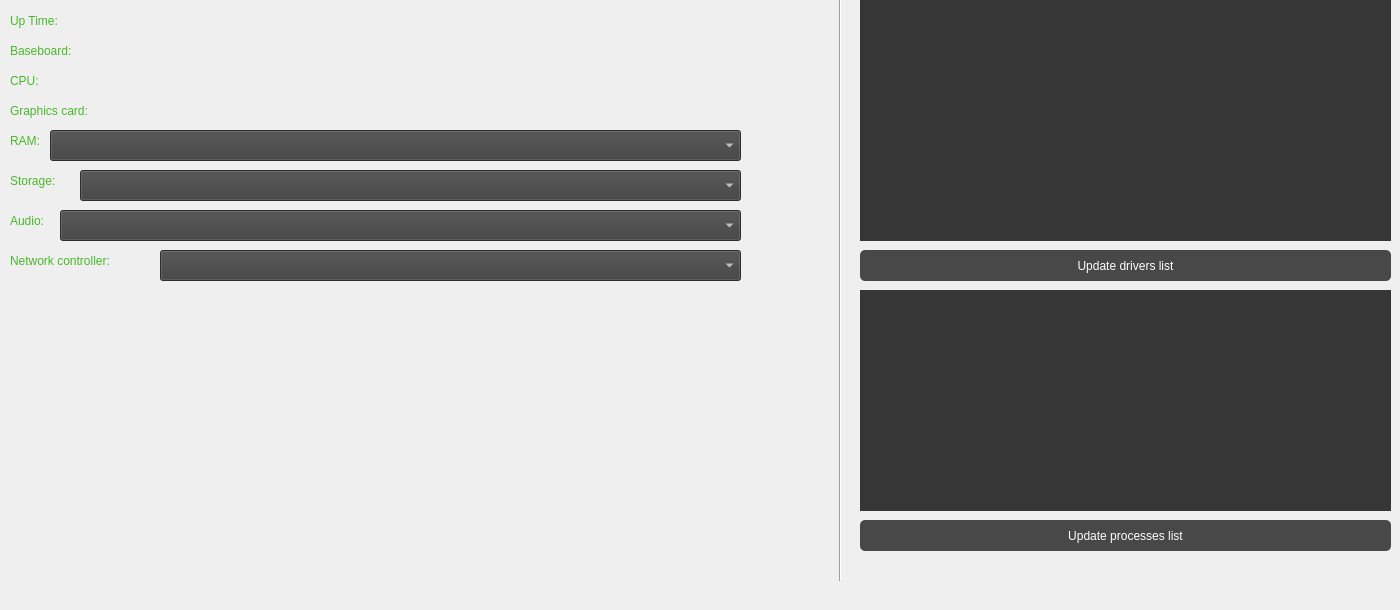
    <widget class="QWidget" name="overview">
     <attribute name="title">
      <string>Overview</string>
     </attribute>
     <widget class="Line" name="line">
      <property name="geometry">
       <rect>
        <x>830</x>
        <y>-20</y>
        <width>21</width>
        <height>601</height>
       </rect>
      </property>
      <property name="orientation">
       <enum>Qt::Vertical</enum>
      </property>
     </widget>
     <widget class="QLabel" name="upTimeLabel">
      <property name="geometry">
       <rect>
        <x>80</x>
        <y>10</y>
        <width>491</width>
        <height>21</height>
       </rect>
      </property>
      <property name="styleSheet">
       <string notr="true">color: rgb(214, 214, 214);
font: 14pt &quot;ГОСТ тип А&quot;;</string>
      </property>
      <property name="text">
       <string/>
      </property>
     </widget>
     <widget class="QLabel" name="motherBoardNameTempLabel">
      <property name="geometry">
       <rect>
        <x>100</x>
        <y>40</y>
        <width>631</width>
        <height>21</height>
       </rect>
      </property>
      <property name="styleSheet">
       <string notr="true">color: rgb(214, 214, 214);
font: 14pt &quot;ГОСТ тип А&quot;;</string>
      </property>
      <property name="text">
       <string/>
      </property>
     </widget>
     <widget class="QLabel" name="cpuNameTempLabel">
      <property name="geometry">
       <rect>
        <x>50</x>
        <y>70</y>
        <width>681</width>
        <height>21</height>
       </rect>
      </property>
      <property name="styleSheet">
       <string notr="true">color: rgb(214, 214, 214);
font: 14pt &quot;ГОСТ тип А&quot;;</string>
      </property>
      <property name="text">
       <string/>
      </property>
     </widget>
     <widget class="QLabel" name="GPUNameTempLabel">
      <property name="geometry">
       <rect>
        <x>120</x>
        <y>100</y>
        <width>621</width>
        <height>21</height>
       </rect>
      </property>
      <property name="styleSheet">
       <string notr="true">color: rgb(214, 214, 214);
font: 14pt &quot;ГОСТ тип А&quot;;</string>
      </property>
      <property name="text">
       <string/>
      </property>
     </widget>
     <widget class="QLabel" name="RAMNameLabel">
      <property name="geometry">
       <rect>
        <x>10</x>
        <y>130</y>
        <width>41</width>
        <height>21</height>
       </rect>
      </property>
      <property name="styleSheet">
       <string notr="true">color: rgb(72, 184, 41);
font: 14pt &quot;ГОСТ тип А&quot;;</string>
      </property>
      <property name="text">
       <string>RAM:</string>
      </property>
     </widget>
     <widget class="QLabel" name="storageNameTempLabel">
      <property name="geometry">
       <rect>
        <x>10</x>
        <y>170</y>
        <width>71</width>
        <height>21</height>
       </rect>
      </property>
      <property name="styleSheet">
       <string notr="true">color: rgb(72, 184, 41);
font: 14pt &quot;ГОСТ тип А&quot;;</string>
      </property>
      <property name="text">
       <string>Storage:</string>
      </property>
     </widget>
     <widget class="QLabel" name="networkContrlLabel">
      <property name="geometry">
       <rect>
        <x>160</x>
        <y>250</y>
        <width>401</width>
        <height>21</height>
       </rect>
      </property>
      <property name="styleSheet">
       <string notr="true">color: rgb(214, 214, 214);
font: 14pt &quot;ГОСТ тип А&quot;;</string>
      </property>
      <property name="text">
       <string/>
      </property>
     </widget>
     <widget class="QComboBox" name="ramInfoComboBox">
      <property name="geometry">
       <rect>
        <x>50</x>
        <y>130</y>
        <width>691</width>
        <height>31</height>
       </rect>
      </property>
      <property name="styleSheet">
       <string notr="true">QComboBox {
	color: white;
	font: 14pt &quot;ГОСТ тип А&quot;;
	background-color: rgb(63, 63, 63);
	selection-background-color: rgb(63, 63, 63);
}

QComboBox:disabled{	
	background-color: rgb(120,120, 120);
	font: 14pt &quot;ГОСТ тип А&quot;;
	color:rgb(50, 163, 69);
	border:none;
}

QComboBox QAbstractItemView
{
selection-background-color: green;
color: rgb(72, 184, 41);
font: 14pt;
}</string>
      </property>
     </widget>
     <widget class="QComboBox" name="storageInfoComboBox">
      <property name="geometry">
       <rect>
        <x>80</x>
        <y>170</y>
        <width>661</width>
        <height>31</height>
       </rect>
      </property>
      <property name="styleSheet">
       <string notr="true">QComboBox {
	color: white;
	font: 14pt &quot;ГОСТ тип А&quot;;
	background-color: rgb(63, 63, 63);
	selection-background-color: rgb(63, 63, 63);
}

QComboBox:disabled{	
	background-color: rgb(120,120, 120);
	font: 14pt &quot;ГОСТ тип А&quot;;
	color:rgb(50, 163, 69);
	border:none;
}

QComboBox QAbstractItemView
{
selection-background-color: green;
color: rgb(72, 184, 41);
font: 14pt;
}</string>
      </property>
     </widget>
     <widget class="QLabel" name="label">
      <property name="geometry">
       <rect>
        <x>10</x>
        <y>10</y>
        <width>71</width>
        <height>21</height>
       </rect>
      </property>
      <property name="styleSheet">
       <string notr="true">color: rgb(72, 184, 41);
font: 14pt &quot;ГОСТ тип А&quot;;</string>
      </property>
      <property name="text">
       <string>Up Time:</string>
      </property>
     </widget>
     <widget class="QLabel" name="label_2">
      <property name="geometry">
       <rect>
        <x>10</x>
        <y>40</y>
        <width>91</width>
        <height>21</height>
       </rect>
      </property>
      <property name="styleSheet">
       <string notr="true">color: rgb(72, 184, 41);
font: 14pt &quot;ГОСТ тип А&quot;;</string>
      </property>
      <property name="text">
       <string>Baseboard:</string>
      </property>
     </widget>
     <widget class="QLabel" name="cpuNameTempLabel_2">
      <property name="geometry">
       <rect>
        <x>10</x>
        <y>70</y>
        <width>41</width>
        <height>21</height>
       </rect>
      </property>
      <property name="styleSheet">
       <string notr="true">color: rgb(72, 184, 41);
font: 14pt &quot;ГОСТ тип А&quot;;</string>
      </property>
      <property name="text">
       <string>CPU:</string>
      </property>
     </widget>
     <widget class="QLabel" name="GPUNameTempLabel_2">
      <property name="geometry">
       <rect>
        <x>10</x>
        <y>100</y>
        <width>111</width>
        <height>21</height>
       </rect>
      </property>
      <property name="styleSheet">
       <string notr="true">color: rgb(72, 184, 41);
font: 14pt &quot;ГОСТ тип А&quot;;</string>
      </property>
      <property name="text">
       <string>Graphics card:</string>
      </property>
     </widget>
     <widget class="QLabel" name="audioLabel_2">
      <property name="geometry">
       <rect>
        <x>10</x>
        <y>210</y>
        <width>51</width>
        <height>21</height>
       </rect>
      </property>
      <property name="styleSheet">
       <string notr="true">color: rgb(72, 184, 41);
font: 14pt &quot;ГОСТ тип А&quot;;</string>
      </property>
      <property name="text">
       <string>Audio:</string>
      </property>
     </widget>
     <widget class="QLabel" name="networkContrlLabel_2">
      <property name="geometry">
       <rect>
        <x>10</x>
        <y>250</y>
        <width>151</width>
        <height>21</height>
       </rect>
      </property>
      <property name="styleSheet">
       <string notr="true">color: rgb(72, 184, 41);
font: 14pt &quot;ГОСТ тип А&quot;;</string>
      </property>
      <property name="text">
       <string>Network controller:</string>
      </property>
     </widget>
     <widget class="QComboBox" name="audioDevicesComboBox">
      <property name="geometry">
       <rect>
        <x>60</x>
        <y>210</y>
        <width>681</width>
        <height>31</height>
       </rect>
      </property>
      <property name="styleSheet">
       <string notr="true">QComboBox {
	color: white;
	font: 14pt &quot;ГОСТ тип А&quot;;
	background-color: rgb(63, 63, 63);
	selection-background-color: rgb(63, 63, 63);
}

QComboBox:disabled{	
	background-color: rgb(120,120, 120);
	font: 14pt &quot;ГОСТ тип А&quot;;
	color:rgb(50, 163, 69);
	border:none;
}

QComboBox QAbstractItemView
{
selection-background-color: green;
color: rgb(72, 184, 41);
font: 14pt;
}</string>
      </property>
     </widget>
     <widget class="QComboBox" name="networkControllerComboBox">
      <property name="geometry">
       <rect>
        <x>160</x>
        <y>250</y>
        <width>581</width>
        <height>31</height>
       </rect>
      </property>
      <property name="styleSheet">
       <string notr="true">QComboBox {
	color: white;
	font: 14pt &quot;ГОСТ тип А&quot;;
	background-color: rgb(63, 63, 63);
	selection-background-color: rgb(63, 63, 63);
}

QComboBox:disabled{	
	background-color: rgb(120,120, 120);
	font: 14pt &quot;ГОСТ тип А&quot;;
	color:rgb(50, 163, 69);
	border:none;
}

QComboBox QAbstractItemView
{
selection-background-color: green;
color: rgb(72, 184, 41);
font: 14pt;
}</string>
      </property>
     </widget>
     <widget class="QListWidget" name="processList">
      <property name="geometry">
       <rect>
        <x>860</x>
        <y>290</y>
        <width>531</width>
        <height>221</height>
       </rect>
      </property>
      <property name="styleSheet">
       <string notr="true">font: 12pt &quot;ГОСТ тип А&quot;;
color: rgb(214, 214, 214);
background-color: rgb(54, 54, 54);
border-color: rgb(255, 255, 255);
border: none;</string>
      </property>
     </widget>
     <widget class="QListWidget" name="driversList">
      <property name="geometry">
       <rect>
        <x>860</x>
        <y>0</y>
        <width>531</width>
        <height>241</height>
       </rect>
      </property>
      <property name="styleSheet">
       <string notr="true">font: 12pt &quot;ГОСТ тип А&quot;;
color: rgb(214, 214, 214);
background-color: rgb(54, 54, 54);
border-color: rgb(255, 255, 255);
border: none;</string>
      </property>
     </widget>
     <widget class="QPushButton" name="getProcessesButton">
      <property name="geometry">
       <rect>
        <x>860</x>
        <y>520</y>
        <width>531</width>
        <height>31</height>
       </rect>
      </property>
      <property name="styleSheet">
       <string notr="true"> QPushButton#getProcessesButton {
color: rgb(255, 255, 255);
font: 14pt &quot;ГОСТ тип А&quot;;
background-color: rgb(72, 72, 72);

border-style: none;
     border-width: 1px;
     border-radius: 5px;

 }
 QPushButton#getProcessesButton:pressed {     
	color: rgb(72, 184, 41);
	background-color: rgb(57, 57, 57);
 }</string>
      </property>
      <property name="text">
       <string>Update processes list</string>
      </property>
     </widget>
     <widget class="QPushButton" name="getDriversButton">
      <property name="geometry">
       <rect>
        <x>860</x>
        <y>250</y>
        <width>531</width>
        <height>31</height>
       </rect>
      </property>
      <property name="styleSheet">
       <string notr="true"> QPushButton#getDriversButton {
color: rgb(255, 255, 255);
font: 14pt &quot;ГОСТ тип А&quot;;
background-color: rgb(72, 72, 72);

border-style: none;
     border-width: 1px;
     border-radius: 5px;

 }
 QPushButton#getDriversButton:pressed {     
	color: rgb(72, 184, 41);
	background-color: rgb(57, 57, 57);
 }</string>
      </property>
      <property name="text">
       <string>Update drivers list</string>
      </property>
     </widget>
    </widget>
